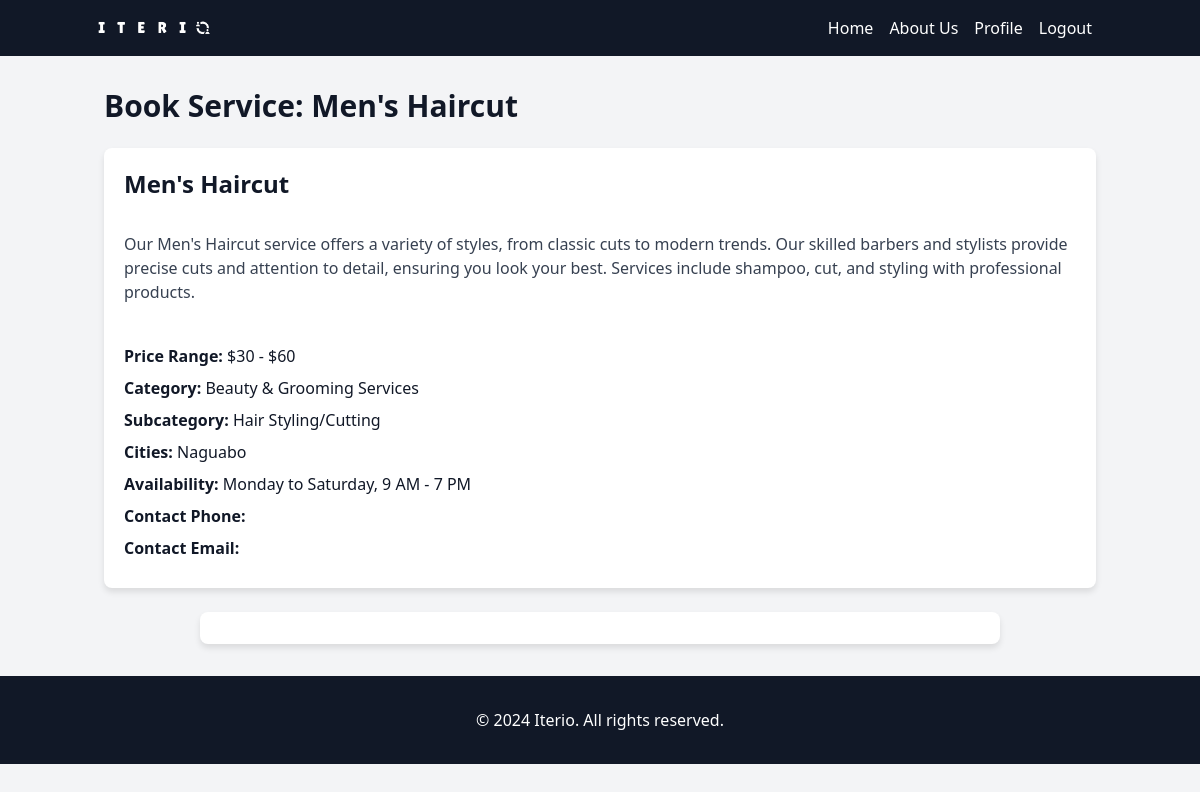
Screenshot of /services/73/book/ (signed in) with the database file from the repository.
### iterio_app/models.py (models this page shows, shortened)
class Service(models.Model):
    name = models.CharField(max_length=100)
    description = models.TextField()
    price_range = models.CharField(max_length=100, blank=True)
    category = models.ForeignKey(Category, on_delete=models.CASCADE, related_name='services', default=11)
    subcategory = models.ForeignKey(SubCategory, on_delete=models.CASCADE, related_name='services')
    cities = models.ManyToManyField(City, related_name='services')
    picture = models.ImageField(upload_to='service_pictures', blank=True, null=True)
    availability = models.TextField(blank=True)
    contact_info = models.TextField(blank=True)

class Category(models.Model):
    name = models.CharField(max_length=100)
    img_path = models.CharField(max_length=120, blank=True)
    details = models.CharField(max_length=120, blank=True)
    redirect = models.CharField(max_length=120, blank=True)
    def __str__(self):
        return self.name
    class Meta:
        verbose_name_plural = 'Categories'

class SubCategory(models.Model):
    name = models.CharField(max_length=100)
    category = models.ForeignKey(Category, on_delete=models.CASCADE, related_name='subcategories')
    def __str__(self):
        return self.name
    class Meta:
        verbose_name_plural = 'Sub-categories'

class City(models.Model):
    name = models.CharField(max_length=100, unique=True)

### iterio_app/views.py (the view)
# urls.py: path('services/<int:service_id>/book/', views.book_service, name='book_service'),
@login_required
def book_service(request, service_id):
    service = get_object_or_404(Service, id=service_id)
    if request.method == 'POST':
        form = BookingForm(request.POST)
        if form.is_valid():
            booking = form.save(commit=False)
            booking.user = request.user
            booking.service_slot.is_booked = True
            booking.service_slot.save()
            booking.save()
            return redirect('booking_success')
    else:
        form = BookingForm()
    context = {
        'service': service,
        'form': form,
    }
    return render(request, 'iterio_app/book_service.html', context)

### iterio_app/templates/iterio_app/book_service.html (shortened to what this page needs)
<!DOCTYPE html>
{% load static %}
{% load static tailwind_tags %}
<html lang="en">
<head>
    {% tailwind_css %}
    <link rel="stylesheet" href="https://cdn.jsdelivr.net/npm/fullcalendar@5.10.1/main.min.css" />
</head>
<body class="font-sans text-gray-900 leading-normal antialiased bg-gray-100">
    {% include 'navbar.html' %}
    <div class="container mx-auto px-4 py-8">
        <h1 class="text-3xl font-bold mb-6">Book Service: {{ service.name }}</h1>
        <div class="info-container mb-6">
            <h2 class="text-2xl font-semibold mb-2">{{ service.name }}</h2>
            <div class="mb-4 text-gray-700">{{ service.description|safe }}</div>
            <p class="mb-2"><strong>Price Range:</strong> {{ service.price_range }}</p>
            <p class="mb-2"><strong>Category:</strong> {{ service.category }}</p>
            <p class="mb-2"><strong>Subcategory:</strong> {{ service.subcategory }}</p>
            <p class="mb-2"><strong>Cities:</strong>
                {% for city in service.cities.all %}
                    {{ city.name }}{% if not forloop.last %}, {% endif %}
                {% endfor %}
            </p>
            <p class="mb-2"><strong>Availability:</strong> {{ service.availability }}</p>
            <p class="mb-2"><strong>Contact Phone:</strong> {{ service.contact_phone }}</p>
            <p class="mb-2"><strong>Contact Email:</strong> {{ service.contact_email }}</p>
        </div>
        <div class="calendar-container">
        </div>
    </div>
    <footer class="bg-gray-900 text-white py-8">
        <div class="container mx-auto px-4">
            <p class="text-center">&copy; 2024 Iterio. All rights reserved.</p>
        </div>
    </footer>
</body>
</html>

### iterio_app/templates/iterio_app/book_service.html (style rules this page uses)
html, body { height: 100%; }
body { display: flex; flex-direction: column; }
.info-container { max-width: 2000px; margin: 0 auto; background-color: white; padding: 20px; border-radius: 8px; box-shadow: 0 4px 6px rgba(0, 0, 0, 0.1); text-align: left; }
.calendar-container { max-width: 800px; margin: 0 auto; background-color: white; padding: 16px; border-radius: 8px; box-shadow: 0 4px 6px rgba(0, 0, 0, 0.1); }

### rows the page displays
Service: name "Men's Haircut", description "Our Men's Haircut service offers a variety of styles, from classic cuts to modern trends. Our skilled barbers and stylists provide precise cuts and attention to detail, ensuring you look your best. Services include shampoo, cut, and styling with professional products.", price_range "$30 - $60", category "Beauty & Grooming Services", subcategory "Hair Styling/Cutting", availability "Monday to Saturday, 9 AM - 7 PM"
City: name "Naguabo"
